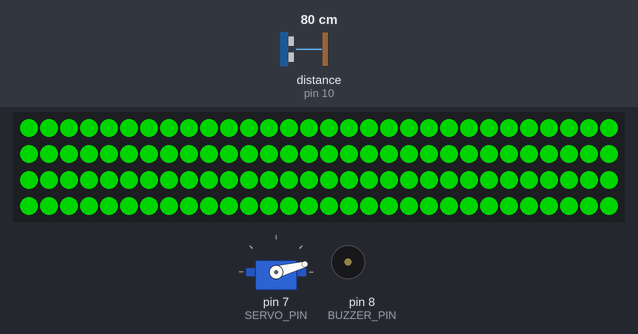
Simulated run of this sketch. Board: Arduino Uno, built with avr-gcc and run on an emulated ATmega328P. Shown: 120 RGB LEDs in strip order, left to right, continuing on the next row, servo, buzzer (waves = sounding, pin HIGH). Wiring (inferred from the names in the program): ultrasonic range finder: trigger pin 9; echo pin 10. The test bench sets the inputs (shaded band); at power-on: distance to the obstacle (sensor on pin 10) 80 cm. The echo pulse lasts 58.3 µs per cm; dim RGB values are drawn brighter than linear; pins used as bus, display or sensor lines are not drawn.

Above: at 1.2 s.
1.3 s: distance to the obstacle (sensor on pin 10) set to 2 cm
At 1.41 s:
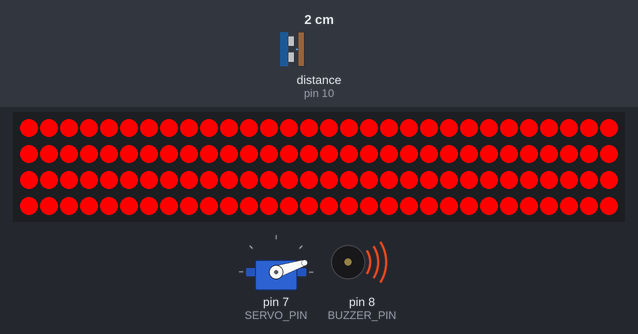
3.1 s: distance to the obstacle (sensor on pin 10) set to 35 cm
At 4.1 s:
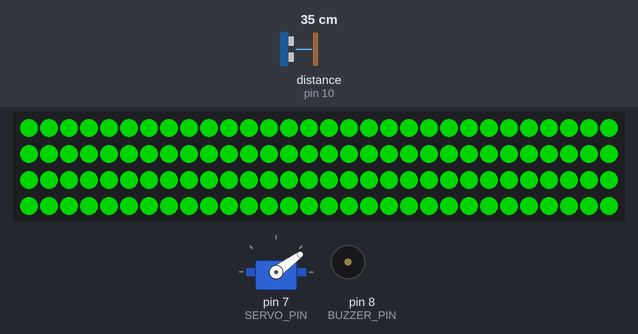
5.0 s: distance to the obstacle (sensor on pin 10) set to 4 cm
At 5.08 s:
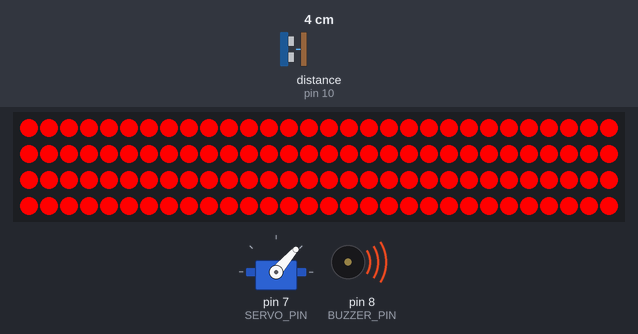
6.8 s: distance to the obstacle (sensor on pin 10) set to 60 cm
At 7.6 s:
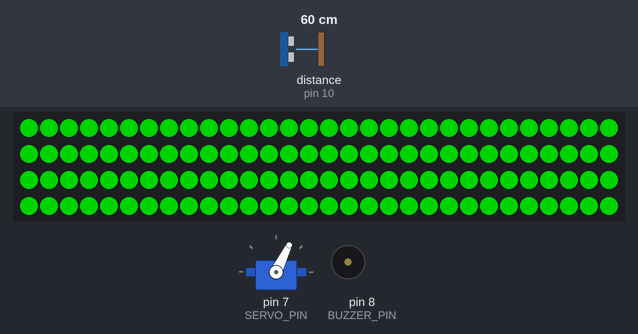
8.9 s: distance to the obstacle (sensor on pin 10) set to 9 cm
At 9.02 s:
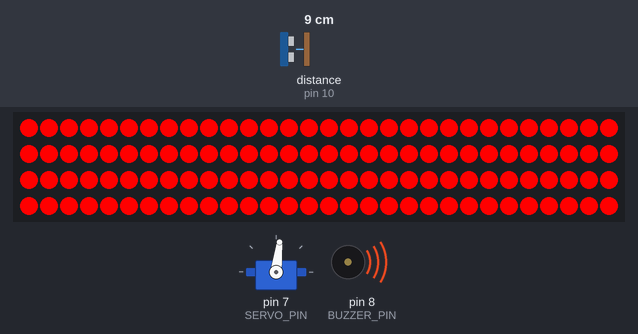
10.7 s: distance to the obstacle (sensor on pin 10) set to 120 cm
At 11.8 s:
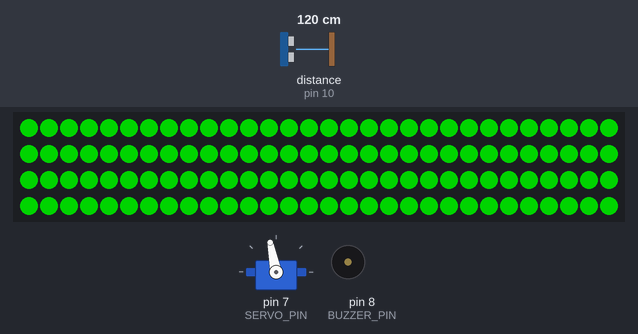
Timing chart, 0 to 16.3 s (numbered marks = the images above; inputs shaded):
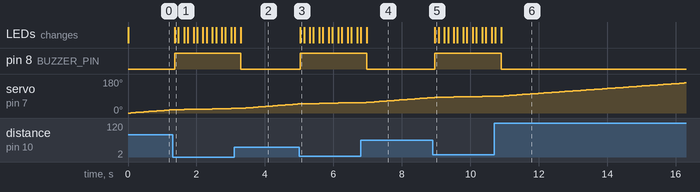

The sketch:

alert.ino.ino
```cpp
#include <FastLED.h>
#include <Servo.h>

#define LED_PIN     6
#define NUM_LEDS    120
#define TRIG_PIN    9
#define ECHO_PIN    10
#define BUZZER_PIN  8
#define SERVO_PIN   7

CRGB leds[NUM_LEDS];
Servo myservo;

void setup() {
  pinMode(TRIG_PIN, OUTPUT);
  pinMode(ECHO_PIN, INPUT);
  pinMode(BUZZER_PIN, OUTPUT);
  FastLED.addLeds<NEOPIXEL, LED_PIN>(leds, NUM_LEDS);
  FastLED.clear();
  FastLED.show();
  myservo.attach(SERVO_PIN);
}

void loop() {
  for (int pos = 0; pos <= 180; pos += 1) { // Sweep from 0 to 180 degrees
    myservo.write(pos);
    checkDistance();
    delay(15); // Wait for the servo to reach the position
  }
  for (int pos = 180; pos >= 0; pos -= 1) { // Sweep back from 180 to 0 degrees
    myservo.write(pos);
    checkDistance();
    delay(15); // Wait for the servo to reach the position
  }
}

void checkDistance() {
  long duration, distance;
  digitalWrite(TRIG_PIN, LOW);
  delayMicroseconds(2);
  digitalWrite(TRIG_PIN, HIGH);
  delayMicroseconds(10);
  digitalWrite(TRIG_PIN, LOW);

  duration = pulseIn(ECHO_PIN, HIGH);
  distance = (duration / 2) / 29.1; // Convert to cm

  if (distance < 20) { // If an obstacle is detected within 20 cm
    digitalWrite(BUZZER_PIN, HIGH);
    for (int i = 0; i < NUM_LEDS; i++) {
      leds[i] = CRGB::Red;
    }
    FastLED.show();
    delay(100);
    FastLED.clear();
    FastLED.show();
    delay(100);
  } else {
    digitalWrite(BUZZER_PIN, LOW);
    for (int i = 0; i < NUM_LEDS; i++) {
      leds[i] = CRGB::Green;
    }
    FastLED.show();
  }
  delay(50); // Small delay to avoid excessive sensor readings
}
```

Measured:
- after the input at 1.3 s, pin 8 (BUZZER_PIN): LOW → HIGH after 0.06 s; the LEDs: change after 0.06 s (image 1)
- after the input at 3.1 s, pin 8 (BUZZER_PIN): HIGH → LOW after 0.19 s; the LEDs: first differ from a run without the input after 0.19 s (image 2)
- after the input at 5.0 s, pin 8 (BUZZER_PIN): LOW → HIGH at once; the LEDs: change at once (image 3)
- after the input at 6.8 s, pin 8 (BUZZER_PIN): HIGH → LOW after 0.17 s; the LEDs: change after 0.17 s (image 4)
- after the input at 8.9 s, pin 8 (BUZZER_PIN): LOW → HIGH after 0.07 s; the LEDs: change after 0.07 s (image 5)
- after the input at 10.7 s, pin 8 (BUZZER_PIN): HIGH → LOW after 0.20 s; the LEDs: first differ from a run without the input after 0.21 s (image 6)
